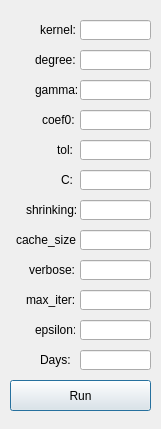
<?xml version="1.0" encoding="UTF-8"?>
<ui version="4.0">
 <class>Dialog</class>
 <widget class="QDialog" name="Dialog">
  <property name="windowModality">
   <enum>Qt::ApplicationModal</enum>
  </property>
  <property name="geometry">
   <rect>
    <x>0</x>
    <y>0</y>
    <width>161</width>
    <height>429</height>
   </rect>
  </property>
  <property name="windowTitle">
   <string>SVR</string>
  </property>
  <widget class="QPushButton" name="lrRunButton">
   <property name="geometry">
    <rect>
     <x>10</x>
     <y>380</y>
     <width>141</width>
     <height>31</height>
    </rect>
   </property>
   <property name="text">
    <string>Run</string>
   </property>
  </widget>
  <widget class="QLineEdit" name="svrKernelInput">
   <property name="geometry">
    <rect>
     <x>80</x>
     <y>20</y>
     <width>71</width>
     <height>20</height>
    </rect>
   </property>
   <property name="text">
    <string/>
   </property>
   <property name="maxLength">
    <number>5</number>
   </property>
  </widget>
  <widget class="QLabel" name="svrKernelLabel">
   <property name="geometry">
    <rect>
     <x>40</x>
     <y>20</y>
     <width>71</width>
     <height>20</height>
    </rect>
   </property>
   <property name="text">
    <string>kernel:</string>
   </property>
  </widget>
  <widget class="QLabel" name="svrDegreeLabel">
   <property name="geometry">
    <rect>
     <x>35</x>
     <y>50</y>
     <width>50</width>
     <height>20</height>
    </rect>
   </property>
   <property name="text">
    <string>degree:</string>
   </property>
  </widget>
  <widget class="QLineEdit" name="svrDegreeInput">
   <property name="geometry">
    <rect>
     <x>80</x>
     <y>50</y>
     <width>71</width>
     <height>20</height>
    </rect>
   </property>
   <property name="maxLength">
    <number>5</number>
   </property>
  </widget>
  <widget class="QLabel" name="svrGammaLabel">
   <property name="geometry">
    <rect>
     <x>35</x>
     <y>80</y>
     <width>50</width>
     <height>20</height>
    </rect>
   </property>
   <property name="minimumSize">
    <size>
     <width>50</width>
     <height>20</height>
    </size>
   </property>
   <property name="maximumSize">
    <size>
     <width>50</width>
     <height>20</height>
    </size>
   </property>
   <property name="text">
    <string>gamma:</string>
   </property>
  </widget>
  <widget class="QLineEdit" name="svrGammaInput">
   <property name="geometry">
    <rect>
     <x>80</x>
     <y>80</y>
     <width>71</width>
     <height>20</height>
    </rect>
   </property>
   <property name="maxLength">
    <number>5</number>
   </property>
  </widget>
  <widget class="QLineEdit" name="svrCoefInput">
   <property name="geometry">
    <rect>
     <x>80</x>
     <y>110</y>
     <width>71</width>
     <height>20</height>
    </rect>
   </property>
   <property name="toolTip">
    <string notr="true"/>
   </property>
   <property name="statusTip">
    <string notr="true"/>
   </property>
   <property name="inputMethodHints">
    <set>Qt::ImhDigitsOnly</set>
   </property>
  </widget>
  <widget class="QLabel" name="svrCoefLabel">
   <property name="geometry">
    <rect>
     <x>42</x>
     <y>110</y>
     <width>50</width>
     <height>20</height>
    </rect>
   </property>
   <property name="text">
    <string>coef0:</string>
   </property>
  </widget>
  <widget class="QLineEdit" name="svrTolInput">
   <property name="geometry">
    <rect>
     <x>80</x>
     <y>140</y>
     <width>71</width>
     <height>20</height>
    </rect>
   </property>
   <property name="toolTip">
    <string notr="true"/>
   </property>
   <property name="statusTip">
    <string notr="true"/>
   </property>
   <property name="inputMethodHints">
    <set>Qt::ImhDigitsOnly</set>
   </property>
  </widget>
  <widget class="QLabel" name="svrTolLabel">
   <property name="geometry">
    <rect>
     <x>57</x>
     <y>140</y>
     <width>50</width>
     <height>20</height>
    </rect>
   </property>
   <property name="text">
    <string>tol:</string>
   </property>
  </widget>
  <widget class="QLabel" name="svrCLabel">
   <property name="geometry">
    <rect>
     <x>61</x>
     <y>170</y>
     <width>50</width>
     <height>20</height>
    </rect>
   </property>
   <property name="text">
    <string>C:</string>
   </property>
  </widget>
  <widget class="QLabel" name="svrShrinkLabel">
   <property name="geometry">
    <rect>
     <x>26</x>
     <y>200</y>
     <width>50</width>
     <height>20</height>
    </rect>
   </property>
   <property name="text">
    <string>shrinking:</string>
   </property>
  </widget>
  <widget class="QLabel" name="svrCacheLabel">
   <property name="geometry">
    <rect>
     <x>16</x>
     <y>230</y>
     <width>61</width>
     <height>20</height>
    </rect>
   </property>
   <property name="text">
    <string>cache_size:</string>
   </property>
  </widget>
  <widget class="QLabel" name="svrVerbLabel">
   <property name="geometry">
    <rect>
     <x>29</x>
     <y>260</y>
     <width>50</width>
     <height>20</height>
    </rect>
   </property>
   <property name="text">
    <string>verbose:</string>
   </property>
  </widget>
  <widget class="QLabel" name="svrIterLabel">
   <property name="geometry">
    <rect>
     <x>26</x>
     <y>290</y>
     <width>50</width>
     <height>20</height>
    </rect>
   </property>
   <property name="text">
    <string>max_iter:</string>
   </property>
  </widget>
  <widget class="QLineEdit" name="svrCInput">
   <property name="geometry">
    <rect>
     <x>80</x>
     <y>170</y>
     <width>71</width>
     <height>20</height>
    </rect>
   </property>
   <property name="toolTip">
    <string notr="true"/>
   </property>
   <property name="statusTip">
    <string notr="true"/>
   </property>
   <property name="inputMethodHints">
    <set>Qt::ImhDigitsOnly</set>
   </property>
  </widget>
  <widget class="QLineEdit" name="svrShrinkInput">
   <property name="geometry">
    <rect>
     <x>80</x>
     <y>200</y>
     <width>71</width>
     <height>20</height>
    </rect>
   </property>
   <property name="toolTip">
    <string notr="true"/>
   </property>
   <property name="statusTip">
    <string notr="true"/>
   </property>
   <property name="inputMethodHints">
    <set>Qt::ImhDigitsOnly</set>
   </property>
  </widget>
  <widget class="QLineEdit" name="svrCacheInput">
   <property name="geometry">
    <rect>
     <x>80</x>
     <y>230</y>
     <width>71</width>
     <height>20</height>
    </rect>
   </property>
   <property name="toolTip">
    <string notr="true"/>
   </property>
   <property name="statusTip">
    <string notr="true"/>
   </property>
   <property name="inputMethodHints">
    <set>Qt::ImhDigitsOnly</set>
   </property>
  </widget>
  <widget class="QLineEdit" name="svrVerbInput">
   <property name="geometry">
    <rect>
     <x>80</x>
     <y>260</y>
     <width>71</width>
     <height>20</height>
    </rect>
   </property>
   <property name="toolTip">
    <string notr="true"/>
   </property>
   <property name="statusTip">
    <string notr="true"/>
   </property>
   <property name="inputMethodHints">
    <set>Qt::ImhDigitsOnly</set>
   </property>
  </widget>
  <widget class="QLineEdit" name="svrIterInput">
   <property name="geometry">
    <rect>
     <x>80</x>
     <y>290</y>
     <width>71</width>
     <height>20</height>
    </rect>
   </property>
   <property name="toolTip">
    <string notr="true"/>
   </property>
   <property name="statusTip">
    <string notr="true"/>
   </property>
   <property name="inputMethodHints">
    <set>Qt::ImhDigitsOnly</set>
   </property>
  </widget>
  <widget class="QLineEdit" name="svrDaysInput">
   <property name="geometry">
    <rect>
     <x>80</x>
     <y>350</y>
     <width>71</width>
     <height>20</height>
    </rect>
   </property>
   <property name="toolTip">
    <string notr="true"/>
   </property>
   <property name="statusTip">
    <string notr="true"/>
   </property>
   <property name="inputMethodHints">
    <set>Qt::ImhDigitsOnly</set>
   </property>
  </widget>
  <widget class="QLabel" name="svrDaysLabel">
   <property name="geometry">
    <rect>
     <x>40</x>
     <y>350</y>
     <width>50</width>
     <height>20</height>
    </rect>
   </property>
   <property name="text">
    <string>Days:</string>
   </property>
  </widget>
  <widget class="QLineEdit" name="svrEpsInput">
   <property name="geometry">
    <rect>
     <x>80</x>
     <y>320</y>
     <width>71</width>
     <height>20</height>
    </rect>
   </property>
   <property name="toolTip">
    <string notr="true"/>
   </property>
   <property name="statusTip">
    <string notr="true"/>
   </property>
   <property name="inputMethodHints">
    <set>Qt::ImhDigitsOnly</set>
   </property>
  </widget>
  <widget class="QLabel" name="svrEpsLabel">
   <property name="geometry">
    <rect>
     <x>35</x>
     <y>320</y>
     <width>40</width>
     <height>20</height>
    </rect>
   </property>
   <property name="text">
    <string>epsilon:</string>
   </property>
  </widget>
 </widget>
 <resources/>
 <connections/>
</ui>
